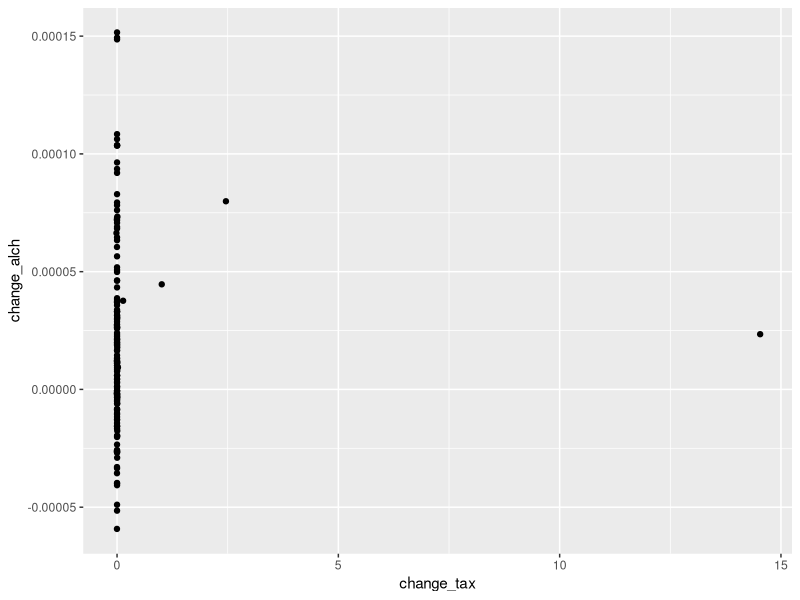
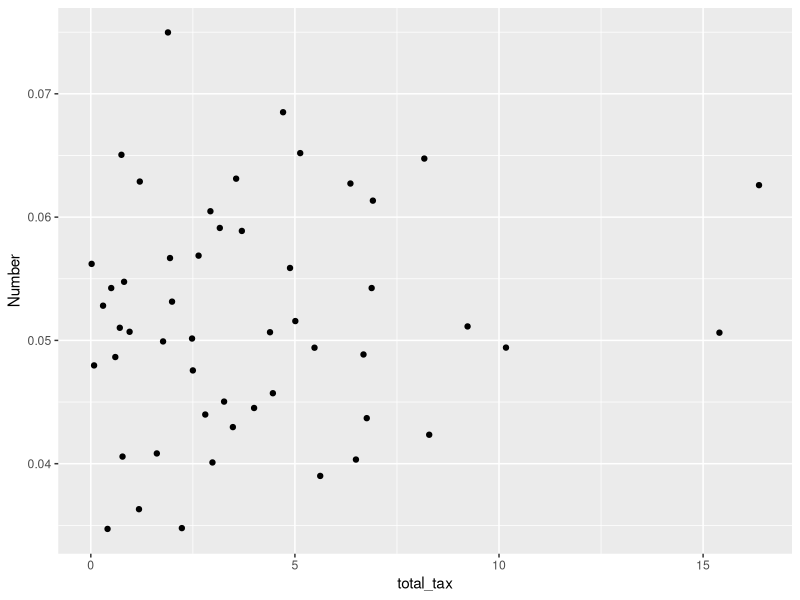

Generate these figures, in order, with R:
setwd("/Users/MasonShigenaka/Desktop/INFO 498 D/INFO-498-Final-Project")

library(dplyr)
library(tidyr)
library(ggplot2)

over_17_prop <- read.csv("data/prepped/prepped-us-alcohol-abuse-17-prop.csv")
tax_data<- read.csv("./data/prepped/prepped-tax-data.csv")
alch_prev <- read.csv("./data/raw/IHME-Alch/IHME-Alch.csv") %>%
  select(location, year, metric,val) %>%
  filter(metric == "Percent") %>%
  select(-metric)

tax_data_diff <- tax_data %>%
  spread(year, tax_rate) %>%
  mutate("2013_2014" = (`2014`- `2013`),
         "2014_2015" = (`2015`- `2014`),
         "2015_2016" = (`2016`- `2015`),
         "2016_2017" = (`2017`- `2016`))
tax_data_diff <- tax_data_diff %>%
  select(-`2013`, -`2014`, -`2015`, -`2016`, -`2017`) %>%
  gather(key=years, value=change, c("2013_2014", "2014_2015","2015_2016", "2016_2017")) %>%
  mutate(year0 = substr(years, 1, 4),
         year1 = substr(years, 6, 9)) %>%
  select(-years) %>%
  group_by(state, year0, year1) %>%
  summarise(total_change = sum(change))

alch_chage <- alch_prev %>%
  spread(year, val) %>%
  mutate("2013_2014" = (`2014`- `2013`),
         "2014_2015" = (`2015`- `2014`),
         "2015_2016" = (`2016`- `2015`)) %>%
  select(-`2013`, -`2014`, -`2015`, -`2016`) %>%
  gather(key=years, value=change, c("2013_2014", "2014_2015","2015_2016")) %>%
  mutate(year0 = substr(years, 1, 4),
         year1 = substr(years, 6, 9)) %>%
  select(-years)

all_data <- tax_data_diff %>%
  left_join(alch_chage, by = c("state" = "location", "year0", "year1")) %>%
  filter(year1 != 2017)
colnames(all_data)[4] <- "change_tax"
colnames(all_data)[5] <- "change_alch"

##Year Diff analysis

summary(lm(change_alch~change_tax, data=all_data))

plot_data <- all_data %>%
  filter(change_tax >= 0.01)
ggplot(all_data, aes(x=change_tax, y=change_alch)) +
  geom_point()

over_25_prop <- read.csv("data/prepped/prepped-us-alcohol-abuse-25-prop.csv")

write.csv(all_data, "./data/prepped/diff-alch-tax.csv", row.names = F)

tax_2015 <- tax_data %>%
  filter(year == 2015) %>%
  group_by(state) %>%
  summarise(total_tax = sum(tax_rate)) %>%
  mutate(state = ifelse(state == "Dist. of Columbia", "District of Columbia", as.character(state)))


## Single year analysis on risk
single_year_data <- over_25_prop %>%
  left_join(tax_2015, by=c("State" = "state"))
summary(lm(Number~total_tax, data=single_year_data))
ggplot(single_year_data, aes(x=total_tax, y=Number)) +
  geom_point()

write.csv(single_year_data, "./data/prepped/15-16-reg-data.csv")
